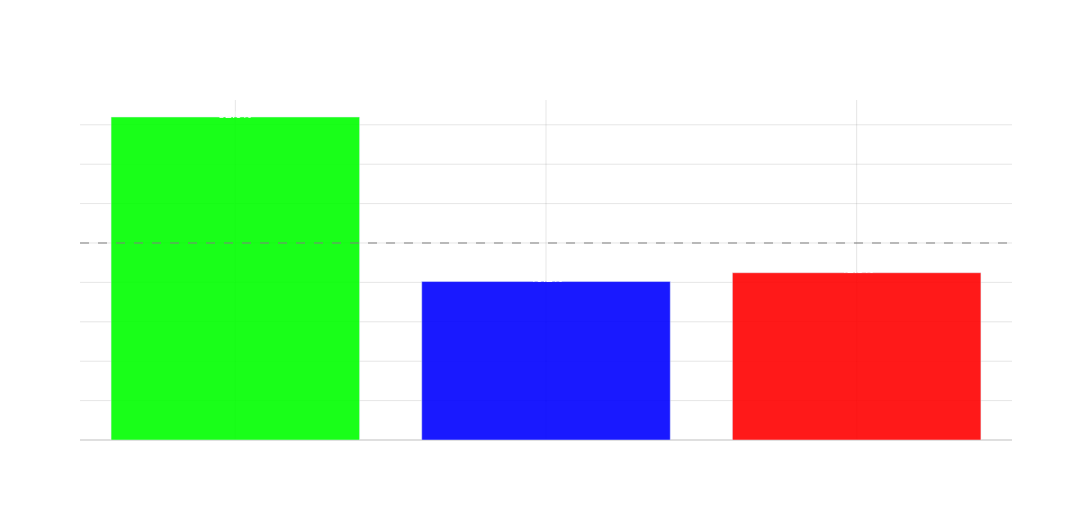

The cell this chart's notebook holds for it:
### Markdown cell above
Suppose we were playing poker and you had pocket aces, let's consider the conditional and unconditional probabilities of winning against 5 other players

### Code cell
from deuces import Card, Evaluator, Deck
import numpy as np
from plotly.subplots import make_subplots
import plotly.graph_objects as go

# Initialize evaluator
evaluator = Evaluator()

def simulate_poker_hands(n_hands=10000, n_opponents=5):
    trips_wins = []
    non_trips_wins = []
    trips_flush_wins = []
    trips_hands = 0
    non_trips_hands = 0
    trips_flush_hands = 0
    
    # Pocket aces in binary format
    ace_spades = Card.new('As')
    ace_hearts = Card.new('Ah')
    pocket_aces = [ace_spades, ace_hearts]
    
    for _ in range(n_hands):
        deck = Deck()
        # Remove our pocket aces from deck
        deck.cards.remove(ace_spades)
        deck.cards.remove(ace_hearts)
        
        # Deal opponent cards
        villain_cards = []
        for _ in range(n_opponents):
            villain_cards.append(deck.draw(2))
            
        # Deal board
        board = deck.draw(5)
        
        # Check if we hit trips
        board_ranks = [Card.get_rank_int(card) for card in board]
        hit_trips = Card.get_rank_int(ace_spades) in board_ranks
        
        # Check if board has flush draw (4 cards of same suit)
        board_suits = [Card.get_suit_int(card) for card in board]
        suit_counts = {suit: board_suits.count(suit) for suit in set(board_suits)}
        has_flush_draw = max(suit_counts.values()) == 4
        
        # Evaluate all hands
        hero_score = evaluator.evaluate(board, pocket_aces)
        villain_scores = [evaluator.evaluate(board, v_cards) for v_cards in villain_cards]
        
        # Lower score is better in deuces
        won_hand = all(hero_score < v_score for v_score in villain_scores)
        
        if hit_trips and has_flush_draw:
            trips_flush_hands += 1
            trips_flush_wins.append(won_hand)
        elif hit_trips:
            trips_hands += 1
            trips_wins.append(won_hand)
        else:
            non_trips_hands += 1
            non_trips_wins.append(won_hand)
    
    trips_win_rate = sum(trips_wins) / trips_hands if trips_hands > 0 else 0
    non_trips_win_rate = sum(non_trips_wins) / non_trips_hands if non_trips_hands > 0 else 0
    trips_flush_win_rate = sum(trips_flush_wins) / trips_flush_hands if trips_flush_hands > 0 else 0
    
    return trips_win_rate, non_trips_win_rate, trips_flush_win_rate, trips_hands/n_hands, trips_flush_hands/n_hands

# Run simulation
trips_wr, non_trips_wr, trips_flush_wr, trips_freq, trips_flush_freq = simulate_poker_hands()

# Create figure
fig = make_subplots(rows=1, cols=1)

# Add bars
fig.add_trace(
    go.Bar(x=['Pocket Aces With Trips', 'Pocket Aces With Trips & Flush Draw', 'Pocket Aces Without Trips'], 
           y=[trips_wr, trips_flush_wr, non_trips_wr],
           marker_color=['rgba(0,255,0,0.9)', 'rgba(0,0,255,0.9)', 'rgba(255,0,0,0.9)'])
)

# Add horizontal line at 0.5
fig.add_hline(y=0.5, line_dash="dash", line_color="rgba(128,128,128,0.5)")

# Update layout
fig.update_layout(
    height=520,
    width=1300,
    title=f'Win Rates Against 5 Opponents (Trips Freq: {trips_freq:.2%}, Trips & Flush Draw Freq: {trips_flush_freq:.2%})',
    showlegend=False,
    plot_bgcolor='rgba(0,0,0,0)',
    paper_bgcolor='rgba(0,0,0,0)',
    font=dict(color='white')
)

# Update axes
fig.update_xaxes(
    showgrid=True,
    gridwidth=1,
    gridcolor='rgba(128,128,128,0.2)',
    zeroline=True,
    zerolinewidth=1,
    zerolinecolor='rgba(128,128,128,0.5)'
)
fig.update_yaxes(
    title='Win Rate',
    showgrid=True,
    gridwidth=1,
    gridcolor='rgba(128,128,128,0.2)',
    zeroline=True,
    zerolinewidth=1,
    zerolinecolor='rgba(128,128,128,0.5)'
)

# Add text annotations
for i, v in enumerate([trips_wr, trips_flush_wr, non_trips_wr]):
    fig.add_annotation(
        x=i,
        y=v + 0.01,
        text=f'{v:.1%}',
        showarrow=False,
        font=dict(color='white')
    )

fig.show()

### Figure 1 — Plotly figure (JSON) as saved in the notebook; plotly's stock layout.template omitted (floating-point values rounded to 4 significant figures)
{"data": [{"marker": {"color": ["rgba(0,255,0,0.9)", "rgba(0,0,255,0.9)", "rgba(255,0,0,0.9)"]}, "type": "bar", "x": ["Pocket Aces With Trips", "Pocket Aces With Trips & Flush Draw", "Pocket Aces Without Trips"], "y": [0.8198, 0.4022, 0.4245]}], "layout": {"annotations": [{"font": {"color": "white"}, "showarrow": false, "text": "82.0%", "x": 0, "y": 0.8298}, {"font": {"color": "white"}, "showarrow": false, "text": "40.2%", "x": 1, "y": 0.4122}, {"font": {"color": "white"}, "showarrow": false, "text": "42.5%", "x": 2, "y": 0.4345}], "font": {"color": "white"}, "height": 520, "paper_bgcolor": "rgba(0,0,0,0)", "plot_bgcolor": "rgba(0,0,0,0)", "shapes": [{"line": {"color": "rgba(128,128,128,0.5)", "dash": "dash"}, "type": "line", "x0": 0, "x1": 1, "xref": "x domain", "y0": 0.5, "y1": 0.5, "yref": "y"}], "showlegend": false, "title": {"text": "Win Rates Against 5 Opponents (Trips Freq: 18.92%, Trips & Flush Draw Freq: 0.92%)"}, "width": 1300, "xaxis": {"anchor": "y", "domain": [0, 1], "gridcolor": "rgba(128,128,128,0.2)", "gridwidth": 1, "showgrid": true, "zeroline": true, "zerolinecolor": "rgba(128,128,128,0.5)", "zerolinewidth": 1}, "yaxis": {"anchor": "x", "domain": [0, 1], "gridcolor": "rgba(128,128,128,0.2)", "gridwidth": 1, "showgrid": true, "title": {"text": "Win Rate"}, "zeroline": true, "zerolinecolor": "rgba(128,128,128,0.5)", "zerolinewidth": 1}}}
